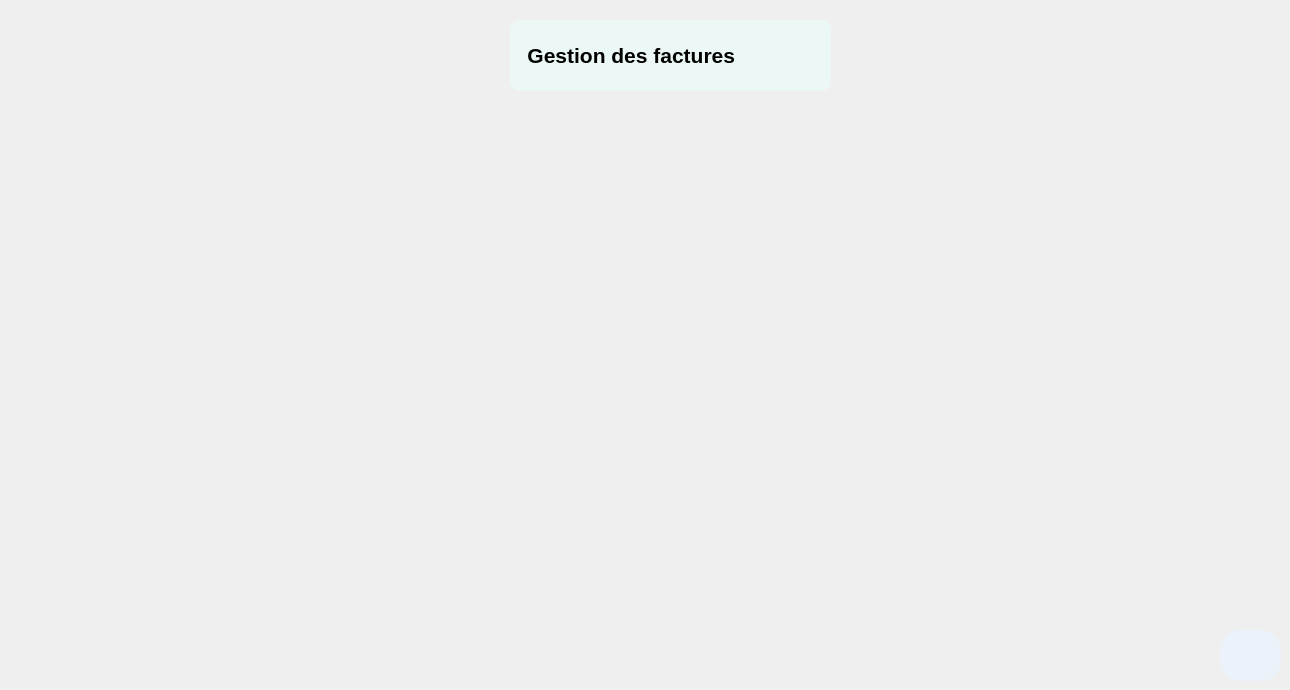
       <widget class="QWidget" name="statPage">
        <widget class="QLabel" name="label_20">
         <property name="geometry">
          <rect>
           <x>510</x>
           <y>20</y>
           <width>321</width>
           <height>71</height>
          </rect>
         </property>
         <property name="font">
          <font>
           <pointsize>16</pointsize>
           <weight>75</weight>
           <bold>true</bold>
          </font>
         </property>
         <property name="styleSheet">
          <string notr="true">QLabel{
background: #ecf8f6;
color: black;
border-radius: 10px;
}</string>
         </property>
         <property name="text">
          <string>   Gestion des factures</string>
         </property>
        </widget>
        <widget class="QWidget" name="facturesStatContainer" native="true">
         <property name="geometry">
          <rect>
           <x>290</x>
           <y>190</y>
           <width>751</width>
           <height>391</height>
          </rect>
         </property>
         <property name="styleSheet">
          <string notr="true">#employesPieContainer{
background-color: #ecf8f6;
border-radius: 10px;
border: 1px solid black;
}
</string>
         </property>
        </widget>
        <widget class="QPushButton" name="backMenuIrr_5">
         <property name="geometry">
          <rect>
           <x>1220</x>
           <y>630</y>
           <width>61</width>
           <height>51</height>
          </rect>
         </property>
         <property name="font">
          <font>
           <pointsize>14</pointsize>
           <weight>75</weight>
           <bold>true</bold>
          </font>
         </property>
         <property name="styleSheet">
          <string notr="true">QPushButton{
background: #EBF2FA;
color: black;
border-radius: 20px;
}  
QPushButton:hover
{
color: white;
background: #0FAC71;
} </string>
         </property>
         <property name="text">
          <string/>
         </property>
         <property name="icon">
          <iconset resource="icon.qrc">
           <normaloff>:/icons/icon/log-out.svg</normaloff>:/icons/icon/log-out.svg</iconset>
         </property>
         <property name="iconSize">
          <size>
           <width>30</width>
           <height>30</height>
          </size>
         </property>
        </widget>
       </widget>
